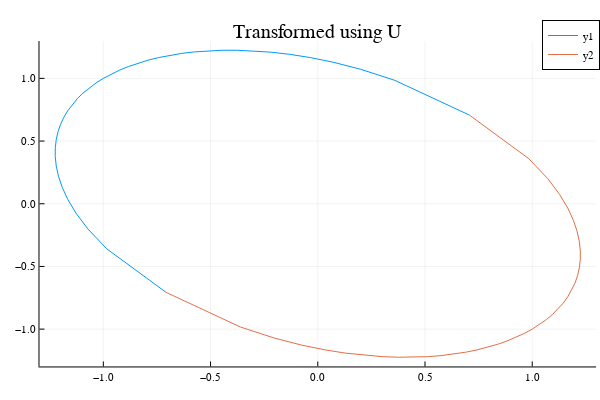

Notebook source saved alongside this figure:
### Code cell
Plots.plot(trans_comb_mat_1[1,:], trans_comb_mat_1[2,:])
Plots.plot!(trans_comb_mat_2[1,:], trans_comb_mat_2[2,:])
Plots.title!("Transformed using U")

### Figure 1 — Plotly figure (JSON) as saved in the notebook; plotly's stock layout.template omitted (floating-point values rounded to 4 significant figures)
{"data": [{"colorbar": {"title": ""}, "legendgroup": "y1", "line": {"color": "rgba(0, 154, 250, 1.000)", "dash": "solid", "shape": "linear", "width": 1}, "mode": "lines", "name": "y1", "showlegend": true, "type": "scatter", "x": [0.7071, 0.3595, 0.2005, 0.07426, -0.03431, -0.1311, -0.2192, -0.3003, -0.3757, -0.4463, -0.5125, -0.5748, -0.6337, -0.6893, -0.7418, -0.7915, -0.8384, -0.8826, -0.9243, -0.9634, -1, -1.034, -1.066, -1.095, -1.121, -1.145, -1.166, -1.184, -1.199, -1.211, -1.22, -1.224, -1.224, -1.22, -1.209, -1.192, -1.166, -1.128, -1.072, -0.984, -0.7071], "xaxis": "x", "y": [0.7071, 0.984, 1.072, 1.128, 1.166, 1.192, 1.209, 1.22, 1.224, 1.224, 1.22, 1.211, 1.199, 1.184, 1.166, 1.145, 1.121, 1.095, 1.066, 1.034, 1, 0.9634, 0.9243, 0.8826, 0.8384, 0.7915, 0.7418, 0.6893, 0.6337, 0.5748, 0.5125, 0.4463, 0.3757, 0.3003, 0.2192, 0.1311, 0.03431, -0.07426, -0.2005, -0.3595, -0.7071], "yaxis": "y", "zmax": null, "zmin": null}, {"colorbar": {"title": ""}, "legendgroup": "y2", "line": {"color": "rgba(227, 111, 71, 1.000)", "dash": "solid", "shape": "linear", "width": 1}, "mode": "lines", "name": "y2", "showlegend": true, "type": "scatter", "x": [0.7071, 0.984, 1.072, 1.128, 1.166, 1.192, 1.209, 1.22, 1.224, 1.224, 1.22, 1.211, 1.199, 1.184, 1.166, 1.145, 1.121, 1.095, 1.066, 1.034, 1, 0.9634, 0.9243, 0.8826, 0.8384, 0.7915, 0.7418, 0.6893, 0.6337, 0.5748, 0.5125, 0.4463, 0.3757, 0.3003, 0.2192, 0.1311, 0.03431, -0.07426, -0.2005, -0.3595, -0.7071], "xaxis": "x", "y": [0.7071, 0.3595, 0.2005, 0.07426, -0.03431, -0.1311, -0.2192, -0.3003, -0.3757, -0.4463, -0.5125, -0.5748, -0.6337, -0.6893, -0.7418, -0.7915, -0.8384, -0.8826, -0.9243, -0.9634, -1, -1.034, -1.066, -1.095, -1.121, -1.145, -1.166, -1.184, -1.199, -1.211, -1.22, -1.224, -1.224, -1.22, -1.209, -1.192, -1.166, -1.128, -1.072, -0.984, -0.7071], "yaxis": "y", "zmax": null, "zmin": null}], "layout": {"annotations": [{"font": {"color": "rgba(0, 0, 0, 1.000)", "family": "sans-serif", "size": 20}, "rotation": 0, "showarrow": false, "text": "Transformed using U", "x": 0.5296, "xanchor": "center", "xref": "paper", "y": 1, "yanchor": "top", "yref": "paper"}], "height": 400, "legend": {"bgcolor": "rgba(255, 255, 255, 1.000)", "bordercolor": "rgba(0, 0, 0, 1.000)", "borderwidth": 1, "font": {"color": "rgba(0, 0, 0, 1.000)", "family": "sans-serif", "size": 11}, "tracegroupgap": 0, "traceorder": "normal", "x": 1, "xanchor": "auto", "y": 1, "yanchor": "auto"}, "margin": {"b": 20, "l": 0, "r": 0, "t": 20}, "paper_bgcolor": "rgba(255, 255, 255, 1.000)", "plot_bgcolor": "rgba(255, 255, 255, 1.000)", "showlegend": true, "width": 600, "xaxis": {"anchor": "y", "domain": [0.06582, 0.9934], "gridcolor": "rgba(0, 0, 0, 0.100)", "gridwidth": 0.5, "linecolor": "rgba(0, 0, 0, 1.000)", "mirror": false, "range": [-1.298, 1.298], "showgrid": true, "showline": true, "showticklabels": true, "tickangle": 0, "tickcolor": "rgb(0, 0, 0)", "tickfont": {"color": "rgba(0, 0, 0, 1.000)", "family": "sans-serif", "size": 11}, "tickmode": "array", "ticks": "inside", "ticktext": ["−1.0", "−0.5", "0.0", "0.5", "1.0"], "tickvals": [-1, -0.5, 0, 0.5, 1], "title": "", "titlefont": {"color": "rgba(0, 0, 0, 1.000)", "family": "sans-serif", "size": 15}, "type": "-", "visible": true, "zeroline": false, "zerolinecolor": "rgba(0, 0, 0, 1.000)"}, "yaxis": {"anchor": "x", "domain": [0.03762, 0.9415], "gridcolor": "rgba(0, 0, 0, 0.100)", "gridwidth": 0.5, "linecolor": "rgba(0, 0, 0, 1.000)", "mirror": false, "range": [-1.298, 1.298], "showgrid": true, "showline": true, "showticklabels": true, "tickangle": 0, "tickcolor": "rgb(0, 0, 0)", "tickfont": {"color": "rgba(0, 0, 0, 1.000)", "family": "sans-serif", "size": 11}, "tickmode": "array", "ticks": "inside", "ticktext": ["−1.0", "−0.5", "0.0", "0.5", "1.0"], "tickvals": [-1, -0.5, 0, 0.5, 1], "title": "", "titlefont": {"color": "rgba(0, 0, 0, 1.000)", "family": "sans-serif", "size": 15}, "type": "-", "visible": true, "zeroline": false, "zerolinecolor": "rgba(0, 0, 0, 1.000)"}}}
